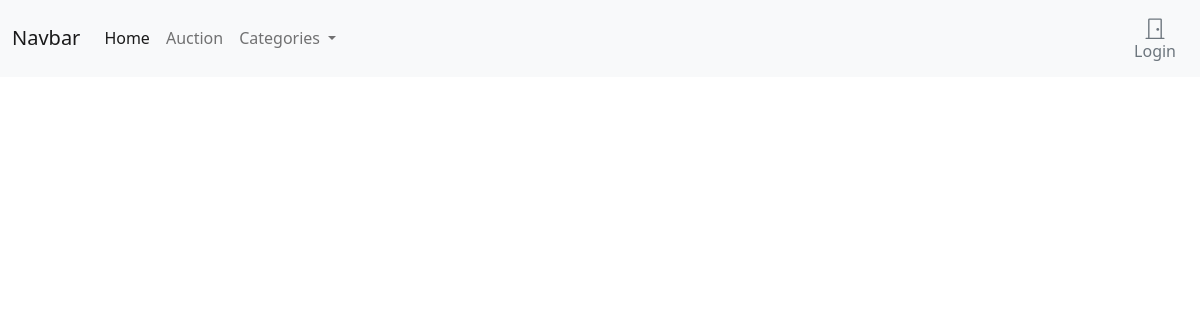
Before: / with the older database file.
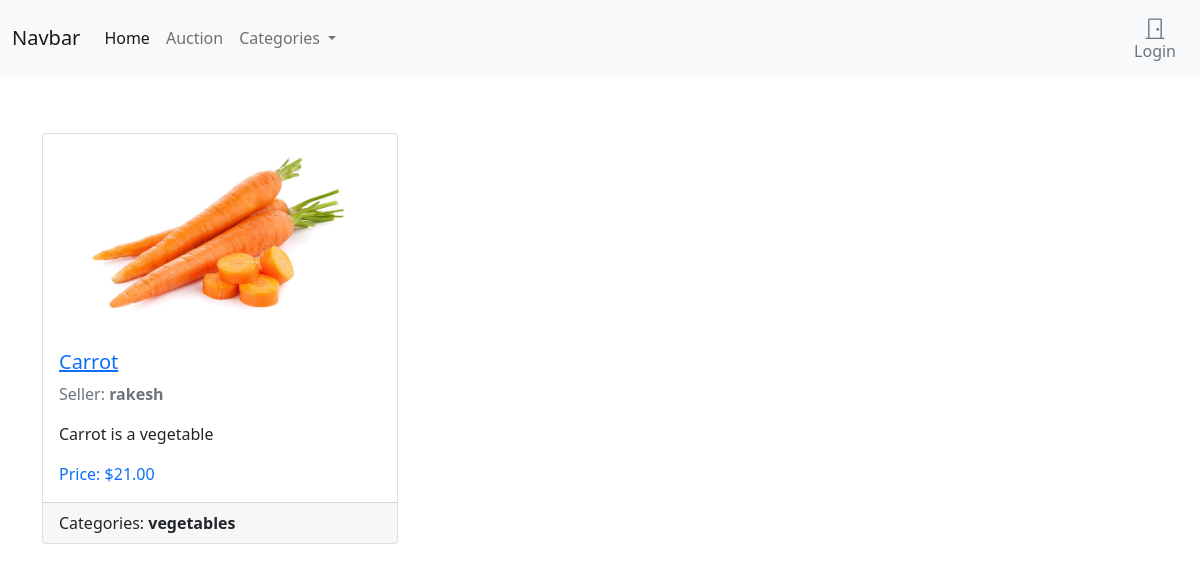
After: the same page with the newer database file.
### main_app/models.py (models this page shows, shortened)
class Product(models.Model):
    title = models.CharField(max_length=255)
    description = models.TextField()
    price = models.DecimalField(max_digits=10, decimal_places=2)
    created = models.DateTimeField(auto_now_add=True)
    updated = models.DateTimeField(auto_now=True)
    seller = models.ForeignKey(AUTH_USER_MODEL, on_delete=models.CASCADE, related_name='products')
    category = models.ForeignKey('Category', on_delete=models.CASCADE)
    image = models.ImageField(upload_to='images/')
    discount = models.IntegerField(
        validators = [MinValueValidator(0),MaxValueValidator(99)]
    )
    actual_price = models.DecimalField(max_digits=10, decimal_places=2,null=True)

class Category(models.Model):
    IS_ACTIVE_CHOICES = (
    (True, 'Active'),
    (False, 'Inactive'),
    )
    name = models.CharField(max_length=255)
    description = models.TextField()
    is_active = models.BooleanField(choices=IS_ACTIVE_CHOICES,default=True)
    created = models.DateTimeField(auto_now_add=True)
    updated = models.DateTimeField(auto_now=True)
    def __str__(self):
        return self.name
    class Meta:
        verbose_name_plural = 'Categories'

### account/models.py (models this page shows)
class UserBase(AbstractBaseUser,PermissionsMixin):
    ROLE_CHOICES = (
    ('Buyer','Buyer'),
    ('Seller','Seller'),
    )
    username = models.CharField(max_length=100,blank=True)
    email = models.EmailField(unique=True)
    firstname  = models.CharField(max_length=100,blank=True)
    phone_number = models.CharField(max_length=10,blank=True)
    address = models.CharField(max_length=250,blank=True)
    role = models.CharField(max_length=10,choices=ROLE_CHOICES)
    is_active = models.BooleanField(default=True)
    is_staff = models.BooleanField(default=False)
    is_superuser = models.BooleanField(default=False)
    created = models.DateField(auto_now_add=True)
    updated = models.DateField(auto_now=True)
    objects = UserManager()
    USERNAME_FIELD = 'email'
    REQUIRED_FIELDS = ['username']
    def __str__(self):
        return self.username
    class Meta:
        verbose_name = 'User'
        verbose_name_plural = 'Users'

### main_app/views.py (the view)
# urls.py: path('',views.home,name='home'),
def home(request):
    products = Product.objects.all()
    context = {
        'products':products
    }
    return render(request,'home.html',context)

### main_app/context_processor.py (called while the page is built)
def categories(request):
    return{
        'categories':Category.objects.all()
    }

### templates/home.html (shortened to what this page needs)
{% extends "base.html" %}
{% block content %}
{% include "navbar.html" %}
<div class="container-fluid text-center py-4">
</div>
<section class="container">
    <div class="row">
        {% for product in products %}
        <div class="col-md-4 mb-4">
            <div class="card h-100">
                <a href="#">
                    <img src="{{product.image.url}}" alt="Product Image" class="card-img-top img-fluid" style="object-fit: contain; height: 200px;">
                </a>
                <div class="card-body">
                    <a href="#" class="card-link">
                        <h5 class="card-title">{{ product.title }}</h5>
                    </a>
                    <p class="text-muted">Seller: <b>{{product.seller}}</b></p>
                    <p class="card-text">{{ product.description }}</p>
                    <div class="d-flex justify-content-between align-items-center mt-3">
                        <span class="text-primary font-weight-bold">Price: ${{ product.price }}</span>
                    </div>
                </div>
                <div class="card-footer">
                    Categories:
                    <b>{{product.category}}</b>
                </div>
            </div>
        </div>
        {% endfor %}
    </div>
</section>
{% endblock %}

### templates/base.html (shortened to what this page needs)
{% load static %}
<!DOCTYPE html>
<html lang="en">
<head>
    <link href="https://cdn.jsdelivr.net/npm/bootstrap@5.0.0-beta1/dist/css/bootstrap.min.css" rel="stylesheet">
</head>
<body>
    {% block content %}
    {% endblock %}
</body>
</html>

### templates/navbar.html (shortened to what this page needs)
<nav class="navbar navbar-expand-lg navbar-light bg-light">
    <div class="container-fluid">
      <a class="navbar-brand" href="/">Navbar</a>
      <div class="collapse navbar-collapse" id="navbarNavDropdown">
        <ul class="navbar-nav">
          <li class="nav-item">
            <a class="nav-link active" aria-current="page" href="/">Home</a>
          </li>
          <li class="nav-item">
            <a class="nav-link" href="{% url 'auction-home' %}">Auction</a>
          </li>
          <li class="nav-item dropdown">
            <a class="nav-link dropdown-toggle" href="#" id="navbarDropdownMenuLink" role="button" data-bs-toggle="dropdown" aria-expanded="false">
              Categories
            </a>
          </li>
        </ul>
      </div>
      {% if user.is_authenticated %}
                    <a type="button" role="button" href="{% url 'logout' %}"
                        class="btn btn-outline-secondary border-0 basket-btn">
                        <div>
                            <svg xmlns="http://www.w3.org/2000/svg" width="22" height="22" fill="currentColor"
                                class="bi bi-door-closed" viewBox="0 0 16 16">
                                <path
                                    d="M3 2a1 1 0 0 1 1-1h8a1 1 0 0 1 1 1v13h1.5a.5.5 0 0 1 0 1h-13a.5.5 0 0 1 0-1H3V2zm1 13h8V2H4v13z" />
                                <path d="M9 9a1 1 0 1 0 2 0 1 1 0 0 0-2 0z" />
                            </svg>
                        </div>
                        <span class="fs15 fw500">Logout</span>
                    </a>
                    {% else %}
                    <a type="button" role="button" href="{% url 'login' %}"
                        class="btn btn-outline-secondary border-0 basket-btn">
                        <div>
                            <svg xmlns="http://www.w3.org/2000/svg" width="22" height="22" fill="currentColor"
                                class="bi bi-door-closed" viewBox="0 0 16 16">
                                <path
                                    d="M3 2a1 1 0 0 1 1-1h8a1 1 0 0 1 1 1v13h1.5a.5.5 0 0 1 0 1h-13a.5.5 0 0 1 0-1H3V2zm1 13h8V2H4v13z" />
                                <path d="M9 9a1 1 0 1 0 2 0 1 1 0 0 0-2 0z" />
                            </svg>
                        </div>
                        <span class="fs15 fw500">Login</span>
                    </a>
                    {% endif %}
    </div>
  </nav>

Changed rows visible on the page:
added Product: image (picture), title "Carrot", seller "rakesh", description "Carrot is a vegetable", price "21.00", category "vegetables"
